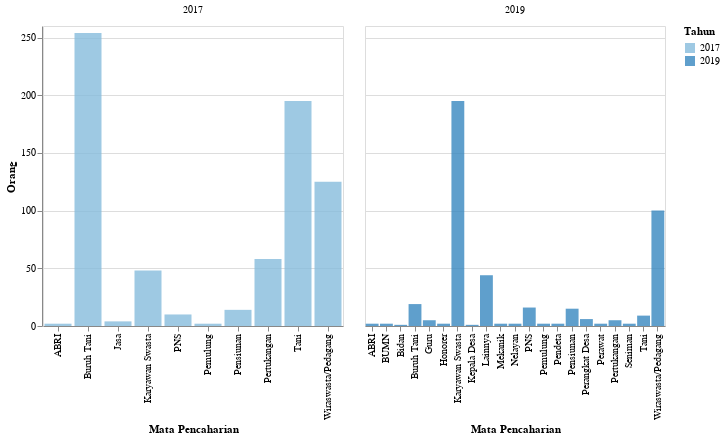

Notebook source saved alongside this figure:
### Markdown cell above
<h2> Kependudukan Berdasarkan Mata Pencaharian</h2>

### Code cell
df_6 = data('Penduduk menurut Mata Pencaharian')
plot6 = plot_2(df_6,'Orang','Mata Pencaharian',300)
plot6

### Figure 1 — Vega-Lite specification as saved in the notebook (floating-point values rounded to 4 significant figures)
{"config": {"view": {"continuousWidth": 400, "continuousHeight": 300}}, "data": {"name": "data-24693cff9a4fe87a614adec81f37bab3"}, "mark": {"type": "bar", "opacity": 0.8}, "encoding": {"color": {"condition": {"type": "nominal", "field": "Tahun", "scale": {"scheme": "blues"}, "selection": "selector001"}, "value": "lightgray"}, "column": {"type": "ordinal", "field": "Tahun", "title": ""}, "tooltip": [{"type": "quantitative", "field": "Tahun"}, {"type": "nominal", "field": "Keterangan"}, {"type": "quantitative", "field": "N"}, {"type": "nominal", "field": "Satuan"}], "x": {"type": "ordinal", "field": "Keterangan", "title": "Mata Pencaharian"}, "y": {"type": "quantitative", "axis": {"tickMinStep": 1}, "field": "N", "title": "Orang"}}, "resolve": {"scale": {"x": "independent"}}, "selection": {"selector001": {"type": "single", "encodings": ["y", "color"]}, "selector009": {"type": "interval", "bind": "scales", "encodings": ["x", "y"]}}, "width": 300, "$schema": "https://vega.github.io/schema/vega-lite/v4.8.1.json", "datasets": {"data-24693cff9a4fe87a614adec81f37bab3": [{"Tahun": 2017, "Kode": 1, "Data": "Kependudukan", "Kode Kategori": 1.8, "Kategori": "Penduduk menurut Mata Pencaharian", "Keterangan": "PNS", "N": 10.0, "Satuan": "Orang"}, {"Tahun": 2017, "Kode": 1, "Data": "Kependudukan", "Kode Kategori": 1.8, "Kategori": "Penduduk menurut Mata Pencaharian", "Keterangan": "ABRI", "N": 2.0, "Satuan": "Orang"}, {"Tahun": 2017, "Kode": 1, "Data": "Kependudukan", "Kode Kategori": 1.8, "Kategori": "Penduduk menurut Mata Pencaharian", "Keterangan": "Karyawan Swasta", "N": 48.0, "Satuan": "Orang"}, {"Tahun": 2017, "Kode": 1, "Data": "Kependudukan", "Kode Kategori": 1.8, "Kategori": "Penduduk menurut Mata Pencaharian", "Keterangan": "Wiraswasta/Pedagang", "N": 125.0, "Satuan": "Orang"}, {"Tahun": 2017, "Kode": 1, "Data": "Kependudukan", "Kode Kategori": 1.8, "Kategori": "Penduduk menurut Mata Pencaharian", "Keterangan": "Tani", "N": 195.0, "Satuan": "Orang"}, {"Tahun": 2017, "Kode": 1, "Data": "Kependudukan", "Kode Kategori": 1.8, "Kategori": "Penduduk menurut Mata Pencaharian", "Keterangan": "Pertukangan", "N": 58.0, "Satuan": "Orang"}, {"Tahun": 2017, "Kode": 1, "Data": "Kependudukan", "Kode Kategori": 1.8, "Kategori": "Penduduk menurut Mata Pencaharian", "Keterangan": "Buruh Tani", "N": 254.0, "Satuan": "Orang"}, {"Tahun": 2017, "Kode": 1, "Data": "Kependudukan", "Kode Kategori": 1.8, "Kategori": "Penduduk menurut Mata Pencaharian", "Keterangan": "Pensiunan", "N": 14.0, "Satuan": "Orang"}, {"Tahun": 2017, "Kode": 1, "Data": "Kependudukan", "Kode Kategori": 1.8, "Kategori": "Penduduk menurut Mata Pencaharian", "Keterangan": "Nelayan", "N": null, "Satuan": "Orang"}, {"Tahun": 2017, "Kode": 1, "Data": "Kependudukan", "Kode Kategori": 1.8, "Kategori": "Penduduk menurut Mata Pencaharian", "Keterangan": "Pemulung", "N": 2.0, "Satuan": "Orang"}, {"Tahun": 2017, "Kode": 1, "Data": "Kependudukan", "Kode Kategori": 1.8, "Kategori": "Penduduk menurut Mata Pencaharian", "Keterangan": "Jasa", "N": 4.0, "Satuan": "Orang"}, {"Tahun": 2019, "Kode": 1, "Data": "Kependudukan", "Kode Kategori": 1.8, "Kategori": "Penduduk menurut Mata Pencaharian", "Keterangan": "PNS", "N": 16.0, "Satuan": "Orang"}, {"Tahun": 2019, "Kode": 1, "Data": "Kependudukan", "Kode Kategori": 1.8, "Kategori": "Penduduk menurut Mata Pencaharian", "Keterangan": "ABRI", "N": 2.0, "Satuan": "Orang"}, {"Tahun": 2019, "Kode": 1, "Data": "Kependudukan", "Kode Kategori": 1.8, "Kategori": "Penduduk menurut Mata Pencaharian", "Keterangan": "Karyawan Swasta", "N": 195.0, "Satuan": "Orang"}, {"Tahun": 2019, "Kode": 1, "Data": "Kependudukan", "Kode Kategori": 1.8, "Kategori": "Penduduk menurut Mata Pencaharian", "Keterangan": "Wiraswasta/Pedagang", "N": 100.0, "Satuan": "Orang"}, {"Tahun": 2019, "Kode": 1, "Data": "Kependudukan", "Kode Kategori": 1.8, "Kategori": "Penduduk menurut Mata Pencaharian", "Keterangan": "Tani", "N": 9.0, "Satuan": "Orang"}, {"Tahun": 2019, "Kode": 1, "Data": "Kependudukan", "Kode Kategori": 1.8, "Kategori": "Penduduk menurut Mata Pencaharian", "Keterangan": "Pertukangan", "N": 5.0, "Satuan": "Orang"}, {"Tahun": 2019, "Kode": 1, "Data": "Kependudukan", "Kode Kategori": 1.8, "Kategori": "Penduduk menurut Mata Pencaharian", "Keterangan": "Buruh Tani", "N": 19.0, "Satuan": "Orang"}, {"Tahun": 2019, "Kode": 1, "Data": "Kependudukan", "Kode Kategori": 1.8, "Kategori": "Penduduk menurut Mata Pencaharian", "Keterangan": "Pensiunan", "N": 15.0, "Satuan": "Orang"}, {"Tahun": 2019, "Kode": 1, "Data": "Kependudukan", "Kode Kategori": 1.8, "Kategori": "Penduduk menurut Mata Pencaharian", "Keterangan": "Nelayan", "N": 2.0, "Satuan": "Orang"}, {"Tahun": 2019, "Kode": 1, "Data": "Kependudukan", "Kode Kategori": 1.8, "Kategori": "Penduduk menurut Mata Pencaharian", "Keterangan": "Pemulung", "N": 2.0, "Satuan": "Orang"}, {"Tahun": 2019, "Kode": 1, "Data": "Kependudukan", "Kode Kategori": 1.8, "Kategori": "Penduduk menurut Mata Pencaharian", "Keterangan": "BUMN", "N": 2.0, "Satuan": "Orang"}, {"Tahun": 2019, "Kode": 1, "Data": "Kependudukan", "Kode Kategori": 1.8, "Kategori": "Penduduk menurut Mata Pencaharian", "Keterangan": "Honorer", "N": 2.0, "Satuan": "Orang"}, {"Tahun": 2019, "Kode": 1, "Data": "Kependudukan", "Kode Kategori": 1.8, "Kategori": "Penduduk menurut Mata Pencaharian", "Keterangan": "Guru", "N": 5.0, "Satuan": "Orang"}, {"Tahun": 2019, "Kode": 1, "Data": "Kependudukan", "Kode Kategori": 1.8, "Kategori": "Penduduk menurut Mata Pencaharian", "Keterangan": "Bidan", "N": 1.0, "Satuan": "Orang"}, {"Tahun": 2019, "Kode": 1, "Data": "Kependudukan", "Kode Kategori": 1.8, "Kategori": "Penduduk menurut Mata Pencaharian", "Keterangan": "Perawat", "N": 2.0, "Satuan": "Orang"}, {"Tahun": 2019, "Kode": 1, "Data": "Kependudukan", "Kode Kategori": 1.8, "Kategori": "Penduduk menurut Mata Pencaharian", "Keterangan": "Pendeta", "N": 2.0, "Satuan": "Orang"}, {"Tahun": 2019, "Kode": 1, "Data": "Kependudukan", "Kode Kategori": 1.8, "Kategori": "Penduduk menurut Mata Pencaharian", "Keterangan": "Seniman", "N": 2.0, "Satuan": "Orang"}, {"Tahun": 2019, "Kode": 1, "Data": "Kependudukan", "Kode Kategori": 1.8, "Kategori": "Penduduk menurut Mata Pencaharian", "Keterangan": "Mekanik", "N": 2.0, "Satuan": "Orang"}, {"Tahun": 2019, "Kode": 1, "Data": "Kependudukan", "Kode Kategori": 1.8, "Kategori": "Penduduk menurut Mata Pencaharian", "Keterangan": "Kepala Desa", "N": 1.0, "Satuan": "Orang"}, {"Tahun": 2019, "Kode": 1, "Data": "Kependudukan", "Kode Kategori": 1.8, "Kategori": "Penduduk menurut Mata Pencaharian", "Keterangan": "Perangkat Desa", "N": 6.0, "Satuan": "Orang"}, {"Tahun": 2019, "Kode": 1, "Data": "Kependudukan", "Kode Kategori": 1.8, "Kategori": "Penduduk menurut Mata Pencaharian", "Keterangan": "Lainnya", "N": 44.0, "Satuan": "Orang"}]}}
